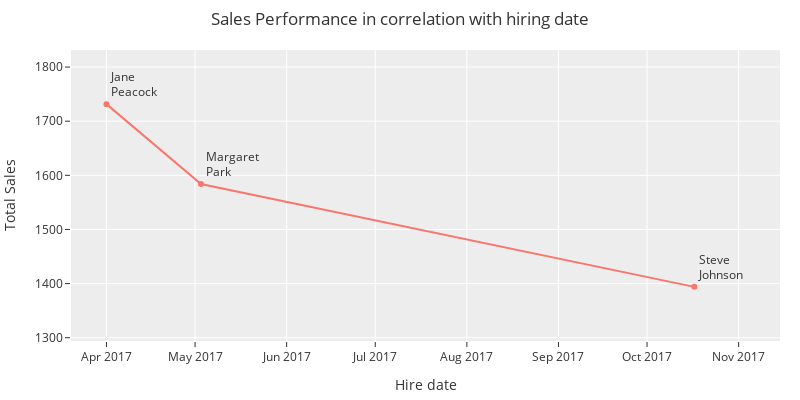

Source (notebook cell):
### Code cell
employee_performance_temp = employee_performance.copy()
employee_performance_temp['name'] = employee_performance_temp['name'].apply(lambda x: x.replace(' ', '<br>'))
# this is just slightly modifyed version of the results so that the name column can be reformatted including an html brake for plotting.

import datetime as dt

fig = px.line(employee_performance_temp, x="hire_date", y="total_sales", 
                text='name', 
                height=400, 
                width=800, 
                title='Sales Performance in correlation with hiring date',
                labels = dict(hire_date="Hire date", total_sales="Total Sales")
                )
fig.update_traces(textposition='top right')
fig.update_layout(margin=dict(l=10, r=20, t=50, b=10))
fig.update_xaxes(range= [dt.date(2017,3, 20), dt.date(2017,11, 15)])
fig.update_yaxes(range= [min(employee_performance_temp.total_sales) -100 , max(employee_performance_temp.total_sales)+100])
# fig.show(renderer="notebook_connected")

### Figure 1 — Plotly figure (JSON) as saved in the notebook; plotly's stock layout.template omitted (floating-point values rounded to 4 significant figures)
{"data": [{"hovertemplate": "Hire date=%{x}<br>Total Sales=%{y}<br>name=%{text}<extra></extra>", "legendgroup": "", "line": {"color": "#F8766D", "dash": "solid"}, "mode": "lines+markers+text", "name": "", "orientation": "v", "showlegend": false, "text": ["Jane<br>Peacock", "Margaret<br>Park", "Steve<br>Johnson"], "textposition": "top right", "type": "scatter", "x": ["2017-04-01 00:00:00", "2017-05-03 00:00:00", "2017-10-17 00:00:00"], "xaxis": "x", "y": [1732.0, 1584.0, 1394.0], "yaxis": "y"}], "layout": {"height": 400, "legend": {"tracegroupgap": 0}, "margin": {"b": 10, "l": 10, "r": 20, "t": 50}, "title": {"text": "Sales Performance in correlation with hiring date"}, "width": 800, "xaxis": {"anchor": "y", "domain": [0, 1], "range": ["2017-03-20", "2017-11-15"], "title": {"text": "Hire date"}, "type": "date"}, "yaxis": {"anchor": "x", "domain": [0, 1], "range": [1294.0, 1832.0], "title": {"text": "Total Sales"}, "type": "linear"}}}
